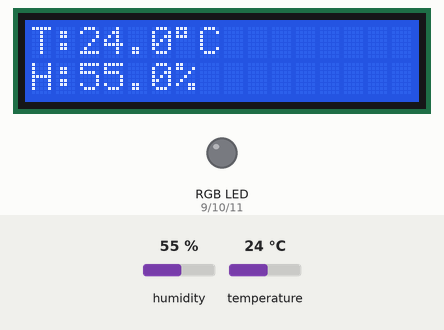
Recording of a sketch running on a simulated Arduino Uno, built with avr-gcc and run on an emulated ATmega328P. Parts: 16×2 character LCD, an RGB LED mixed from three pins (HIGH = lit). The test bench sets the inputs (shaded band); at power-on: temperature 24 °C, humidity 55 %. What the sketch prints to the serial monitor is not drawn.

Above: at 2.2 s.
2.3 s: temperature set to 26 °C
At 4.6 s:
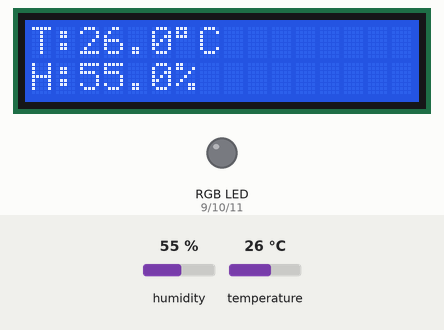
5.1 s: temperature set to 29 °C
At 6.7 s:
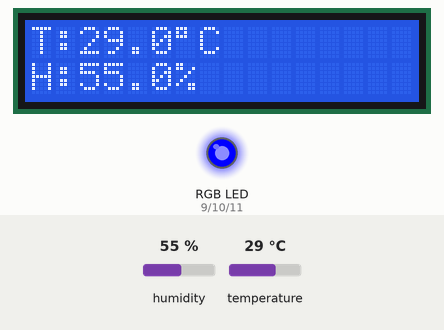
7.9 s: humidity set to 22 %
At 9.8 s:
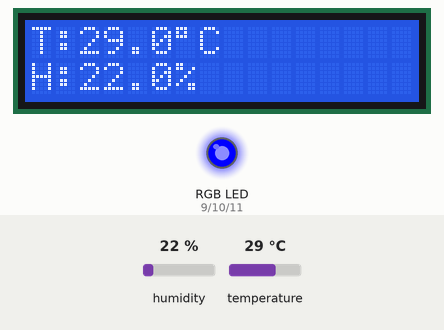
10.9 s: humidity set to 40 %
At 11.9 s:
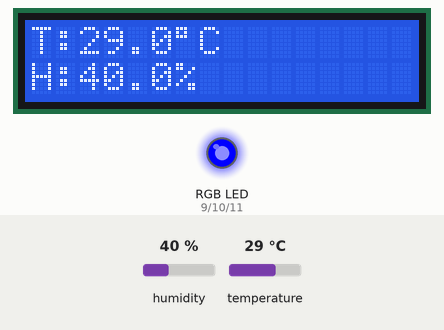
Timing chart, 0 to 13.9 s (numbered marks = the images above; inputs shaded):
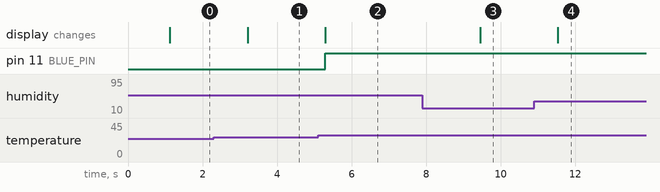

Measured:
- the behaviour switches between 27 and 28 °C on temperature (found by bisection; images 1 and 2)
- after the input at 2.3 s, the display: changes after 0.91 s (image 1)
- after the input at 5.1 s, pin 11 (BLUE_PIN): LOW → HIGH after 0.19 s; the display: changes after 0.19 s (image 2)
- after the input at 7.9 s, the display: changes after 1.6 s (image 3)
- after the input at 10.9 s, the display: changes after 0.64 s (image 4)

The sketch:

dht_lcd_rgb_csv.ino
```cpp
#include <Wire.h>
#include <LiquidCrystal_I2C.h>
#include <DHT.h>

#define DHTPIN 2
#define DHTTYPE DHT11   // DHT22를 쓴다면 DHT22로 변경

#define RED_PIN 9
#define GREEN_PIN 10
#define BLUE_PIN 11

LiquidCrystal_I2C lcd(0x27, 16, 2);  // 화면이 안 나오면 0x3F로 변경
DHT dht(DHTPIN, DHTTYPE);

void setColor(bool r, bool g, bool b) {
  digitalWrite(RED_PIN, r ? HIGH : LOW);
  digitalWrite(GREEN_PIN, g ? HIGH : LOW);
  digitalWrite(BLUE_PIN, b ? HIGH : LOW);
}

void setup() {
  Serial.begin(9600);
  lcd.init();
  lcd.backlight();
  dht.begin();

  pinMode(RED_PIN, OUTPUT);
  pinMode(GREEN_PIN, OUTPUT);
  pinMode(BLUE_PIN, OUTPUT);
  setColor(0, 0, 0);

  lcd.setCursor(0, 0);
  lcd.print("Ready");
  delay(1000);
  lcd.clear();
}

void loop() {
  float h = dht.readHumidity();
  float t = dht.readTemperature();

  if (isnan(h) || isnan(t)) {
    lcd.setCursor(0, 0);
    lcd.print("Sensor Error   ");
    setColor(0, 0, 0);
    delay(1000);
    return;
  }

  // LCD 표시
  lcd.setCursor(0, 0);
  lcd.print("T:");
  lcd.print(t, 1);
  lcd.write(223); // 도(degree) 기호
  lcd.print("C       ");

  lcd.setCursor(0, 1);
  lcd.print("H:");
  lcd.print(h, 1);
  lcd.print("%       ");

  // 온도에 따라 RGB LED 색 변경 (높은 온도 조건 우선 적용)
  if (t >= 28.0) {
    setColor(0, 0, 1);       // 28도 이상: 파란불
  } else if (t >= 27.5) {
    setColor(1, 0, 0);       // 27.5~28도: 빨간불
  } else if (t >= 27.4) {
    setColor(0, 1, 0);       // 27.4~27.5도: 초록불
  } else {
    setColor(0, 0, 0);       // 27.4도 미만: 꺼짐
  }

  // PC로 CSV 형식 전송: 온도,습도
  Serial.print(t, 1);
  Serial.print(",");
  Serial.println(h, 1);

  delay(1000);
}
```
